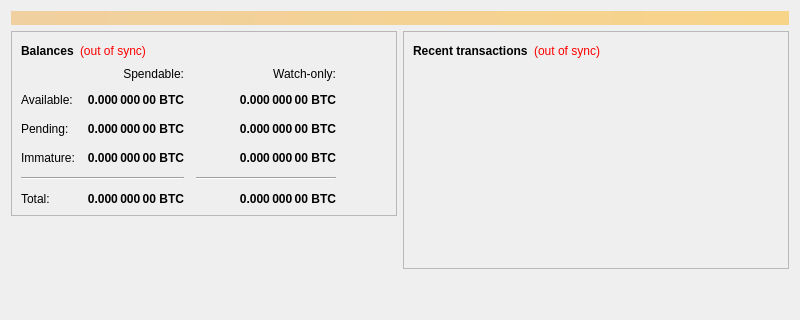
<?xml version="1.0" encoding="UTF-8"?>
<ui version="4.0">
 <class>OverviewPage</class>
 <widget class="QWidget" name="OverviewPage">
  <property name="geometry">
   <rect>
    <x>0</x>
    <y>0</y>
    <width>800</width>
    <height>0</height>
   </rect>
  </property>
  <property name="minimumSize">
   <size>
    <width>800</width>
    <height>0</height>
   </size>
  </property>
  <property name="windowTitle">
   <string>Form</string>
  </property>
  <layout class="QVBoxLayout" name="topLayout">
   <item>
    <widget class="QLabel" name="labelAlerts">
     <property name="visible">
      <bool>false</bool>
     </property>
     <property name="styleSheet">
      <string notr="true">background-color: qlineargradient(x1: 0, y1: 0, x2: 1, y2: 0, stop:0 #F0D0A0, stop:1 #F8D488); color:#000000;</string>
     </property>
     <property name="wordWrap">
      <bool>true</bool>
     </property>
     <property name="margin">
      <number>3</number>
     </property>
    </widget>
   </item>
   <item>
    <layout class="QHBoxLayout" name="horizontalLayout" stretch="1,1">
     <item>
      <layout class="QVBoxLayout" name="verticalLayout_2">
       <item>
        <widget class="QFrame" name="frame">
         <property name="frameShape">
          <enum>QFrame::StyledPanel</enum>
         </property>
         <property name="frameShadow">
          <enum>QFrame::Raised</enum>
         </property>
         <layout class="QVBoxLayout" name="verticalLayout_4">
          <item>
           <layout class="QHBoxLayout" name="horizontalLayout_4">
            <item>
             <widget class="QLabel" name="label_5">
              <property name="font">
               <font>
                <weight>75</weight>
                <bold>true</bold>
               </font>
              </property>
              <property name="text">
               <string>Balances</string>
              </property>
             </widget>
            </item>
            <item>
             <widget class="QLabel" name="labelWalletStatus">
              <property name="cursor">
               <cursorShape>WhatsThisCursor</cursorShape>
              </property>
              <property name="toolTip">
               <string>The displayed information may be out of date. Your wallet automatically synchronizes with the HTK network after a connection is established, but this process has not completed yet.</string>
              </property>
              <property name="styleSheet">
               <string notr="true">QLabel { color: red; }</string>
              </property>
              <property name="text">
               <string notr="true">(out of sync)</string>
              </property>
              <property name="alignment">
               <set>Qt::AlignLeading|Qt::AlignLeft|Qt::AlignVCenter</set>
              </property>
             </widget>
            </item>
            <item>
             <spacer name="horizontalSpacer_3">
              <property name="orientation">
               <enum>Qt::Horizontal</enum>
              </property>
              <property name="sizeHint" stdset="0">
               <size>
                <width>40</width>
                <height>20</height>
               </size>
              </property>
             </spacer>
            </item>
           </layout>
          </item>
          <item>
           <layout class="QGridLayout" name="gridLayout">
            <property name="spacing">
             <number>12</number>
            </property>
            <item row="2" column="2">
             <widget class="QLabel" name="labelWatchPending">
              <property name="font">
               <font>
                <weight>75</weight>
                <bold>true</bold>
               </font>
              </property>
              <property name="cursor">
               <cursorShape>IBeamCursor</cursorShape>
              </property>
              <property name="toolTip">
               <string>Unconfirmed transactions to watch-only addresses</string>
              </property>
              <property name="text">
               <string notr="true">0.000 000 00 BTC</string>
              </property>
              <property name="alignment">
               <set>Qt::AlignRight|Qt::AlignTrailing|Qt::AlignVCenter</set>
              </property>
              <property name="textInteractionFlags">
               <set>Qt::LinksAccessibleByMouse|Qt::TextSelectableByKeyboard|Qt::TextSelectableByMouse</set>
              </property>
             </widget>
            </item>
            <item row="2" column="1">
             <widget class="QLabel" name="labelUnconfirmed">
              <property name="font">
               <font>
                <weight>75</weight>
                <bold>true</bold>
               </font>
              </property>
              <property name="cursor">
               <cursorShape>IBeamCursor</cursorShape>
              </property>
              <property name="toolTip">
               <string>Total of transactions that have yet to be confirmed, and do not yet count toward the spendable balance</string>
              </property>
              <property name="text">
               <string notr="true">0.000 000 00 BTC</string>
              </property>
              <property name="alignment">
               <set>Qt::AlignRight|Qt::AlignTrailing|Qt::AlignVCenter</set>
              </property>
              <property name="textInteractionFlags">
               <set>Qt::LinksAccessibleByMouse|Qt::TextSelectableByKeyboard|Qt::TextSelectableByMouse</set>
              </property>
             </widget>
            </item>
            <item row="3" column="2">
             <widget class="QLabel" name="labelWatchImmature">
              <property name="font">
               <font>
                <weight>75</weight>
                <bold>true</bold>
               </font>
              </property>
              <property name="cursor">
               <cursorShape>IBeamCursor</cursorShape>
              </property>
              <property name="toolTip">
               <string>Staked or masternode rewards in watch-only addresses that has not yet matured</string>
              </property>
              <property name="text">
               <string notr="true">0.000 000 00 BTC</string>
              </property>
              <property name="alignment">
               <set>Qt::AlignRight|Qt::AlignTrailing|Qt::AlignVCenter</set>
              </property>
              <property name="textInteractionFlags">
               <set>Qt::LinksAccessibleByMouse|Qt::TextSelectableByKeyboard|Qt::TextSelectableByMouse</set>
              </property>
             </widget>
            </item>
            <item row="4" column="0" colspan="2">
             <widget class="Line" name="lineSpendableBalance">
              <property name="orientation">
               <enum>Qt::Horizontal</enum>
              </property>
             </widget>
            </item>
            <item row="4" column="2">
             <widget class="Line" name="lineWatchBalance">
              <property name="sizePolicy">
               <sizepolicy hsizetype="Preferred" vsizetype="Fixed">
                <horstretch>0</horstretch>
                <verstretch>0</verstretch>
               </sizepolicy>
              </property>
              <property name="minimumSize">
               <size>
                <width>140</width>
                <height>0</height>
               </size>
              </property>
              <property name="orientation">
               <enum>Qt::Horizontal</enum>
              </property>
             </widget>
            </item>
            <item row="5" column="0">
             <widget class="QLabel" name="labelTotalText">
              <property name="text">
               <string>Total:</string>
              </property>
             </widget>
            </item>
            <item row="3" column="1">
             <widget class="QLabel" name="labelImmature">
              <property name="font">
               <font>
                <weight>75</weight>
                <bold>true</bold>
               </font>
              </property>
              <property name="cursor">
               <cursorShape>IBeamCursor</cursorShape>
              </property>
              <property name="toolTip">
               <string>Staked or masternode rewards that has not yet matured</string>
              </property>
              <property name="text">
               <string notr="true">0.000 000 00 BTC</string>
              </property>
              <property name="alignment">
               <set>Qt::AlignRight|Qt::AlignTrailing|Qt::AlignVCenter</set>
              </property>
              <property name="textInteractionFlags">
               <set>Qt::LinksAccessibleByMouse|Qt::TextSelectableByKeyboard|Qt::TextSelectableByMouse</set>
              </property>
             </widget>
            </item>
            <item row="2" column="3">
             <spacer name="horizontalSpacer_2">
              <property name="orientation">
               <enum>Qt::Horizontal</enum>
              </property>
              <property name="sizeHint" stdset="0">
               <size>
                <width>40</width>
                <height>20</height>
               </size>
              </property>
             </spacer>
            </item>
            <item row="3" column="0">
             <widget class="QLabel" name="labelImmatureText">
              <property name="text">
               <string>Immature:</string>
              </property>
             </widget>
            </item>
            <item row="5" column="1">
             <widget class="QLabel" name="labelTotal">
              <property name="font">
               <font>
                <weight>75</weight>
                <bold>true</bold>
               </font>
              </property>
              <property name="cursor">
               <cursorShape>IBeamCursor</cursorShape>
              </property>
              <property name="toolTip">
               <string>Your current total balance</string>
              </property>
              <property name="text">
               <string notr="true">0.000 000 00 BTC</string>
              </property>
              <property name="alignment">
               <set>Qt::AlignRight|Qt::AlignTrailing|Qt::AlignVCenter</set>
              </property>
              <property name="textInteractionFlags">
               <set>Qt::LinksAccessibleByMouse|Qt::TextSelectableByKeyboard|Qt::TextSelectableByMouse</set>
              </property>
             </widget>
            </item>
            <item row="5" column="2">
             <widget class="QLabel" name="labelWatchTotal">
              <property name="font">
               <font>
                <weight>75</weight>
                <bold>true</bold>
               </font>
              </property>
              <property name="cursor">
               <cursorShape>IBeamCursor</cursorShape>
              </property>
              <property name="toolTip">
               <string>Current total balance in watch-only addresses</string>
              </property>
              <property name="text">
               <string notr="true">0.000 000 00 BTC</string>
              </property>
              <property name="alignment">
               <set>Qt::AlignRight|Qt::AlignTrailing|Qt::AlignVCenter</set>
              </property>
              <property name="textInteractionFlags">
               <set>Qt::LinksAccessibleByMouse|Qt::TextSelectableByKeyboard|Qt::TextSelectableByMouse</set>
              </property>
             </widget>
            </item>
            <item row="0" column="2">
             <widget class="QLabel" name="labelWatchonly">
              <property name="text">
               <string>Watch-only:</string>
              </property>
              <property name="alignment">
               <set>Qt::AlignRight|Qt::AlignTrailing|Qt::AlignVCenter</set>
              </property>
             </widget>
            </item>
            <item row="1" column="0">
             <widget class="QLabel" name="labelBalanceText">
              <property name="text">
               <string>Available:</string>
              </property>
             </widget>
            </item>
            <item row="1" column="1">
             <widget class="QLabel" name="labelBalance">
              <property name="font">
               <font>
                <weight>75</weight>
                <bold>true</bold>
               </font>
              </property>
              <property name="cursor">
               <cursorShape>IBeamCursor</cursorShape>
              </property>
              <property name="toolTip">
               <string>Your current spendable balance</string>
              </property>
              <property name="text">
               <string notr="true">0.000 000 00 BTC</string>
              </property>
              <property name="alignment">
               <set>Qt::AlignRight|Qt::AlignTrailing|Qt::AlignVCenter</set>
              </property>
              <property name="textInteractionFlags">
               <set>Qt::LinksAccessibleByMouse|Qt::TextSelectableByKeyboard|Qt::TextSelectableByMouse</set>
              </property>
             </widget>
            </item>
            <item row="1" column="2">
             <widget class="QLabel" name="labelWatchAvailable">
              <property name="font">
               <font>
                <weight>75</weight>
                <bold>true</bold>
               </font>
              </property>
              <property name="cursor">
               <cursorShape>IBeamCursor</cursorShape>
              </property>
              <property name="toolTip">
               <string>Your current balance in watch-only addresses</string>
              </property>
              <property name="text">
               <string notr="true">0.000 000 00 BTC</string>
              </property>
              <property name="alignment">
               <set>Qt::AlignRight|Qt::AlignTrailing|Qt::AlignVCenter</set>
              </property>
              <property name="textInteractionFlags">
               <set>Qt::LinksAccessibleByMouse|Qt::TextSelectableByKeyboard|Qt::TextSelectableByMouse</set>
              </property>
             </widget>
            </item>
            <item row="2" column="0">
             <widget class="QLabel" name="labelPendingText">
              <property name="text">
               <string>Pending:</string>
              </property>
             </widget>
            </item>
            <item row="0" column="1">
             <widget class="QLabel" name="labelSpendable">
              <property name="text">
               <string>Spendable:</string>
              </property>
              <property name="alignment">
               <set>Qt::AlignRight|Qt::AlignTrailing|Qt::AlignVCenter</set>
              </property>
             </widget>
            </item>
           </layout>
          </item>
         </layout>
        </widget>
       </item>
       <item>
        <spacer name="verticalSpacer">
         <property name="orientation">
          <enum>Qt::Vertical</enum>
         </property>
         <property name="sizeHint" stdset="0">
          <size>
           <width>20</width>
           <height>40</height>
          </size>
         </property>
        </spacer>
       </item>
      </layout>
     </item>
     <item>
      <layout class="QVBoxLayout" name="verticalLayout_3">
       <item>
        <widget class="QFrame" name="frame_2">
         <property name="frameShape">
          <enum>QFrame::StyledPanel</enum>
         </property>
         <property name="frameShadow">
          <enum>QFrame::Raised</enum>
         </property>
         <layout class="QVBoxLayout" name="verticalLayout">
          <item>
           <layout class="QHBoxLayout" name="horizontalLayout_2">
            <item>
             <widget class="QLabel" name="label_4">
              <property name="font">
               <font>
                <weight>75</weight>
                <bold>true</bold>
               </font>
              </property>
              <property name="text">
               <string>Recent transactions</string>
              </property>
             </widget>
            </item>
            <item>
             <widget class="QLabel" name="labelTransactionsStatus">
              <property name="cursor">
               <cursorShape>WhatsThisCursor</cursorShape>
              </property>
              <property name="toolTip">
               <string>The displayed information may be out of date. Your wallet automatically synchronizes with the HTK network after a connection is established, but this process has not completed yet.</string>
              </property>
              <property name="styleSheet">
               <string notr="true">QLabel { color: red; }</string>
              </property>
              <property name="text">
               <string notr="true">(out of sync)</string>
              </property>
              <property name="alignment">
               <set>Qt::AlignRight|Qt::AlignTrailing|Qt::AlignVCenter</set>
              </property>
             </widget>
            </item>
            <item>
             <spacer name="horizontalSpacer">
              <property name="orientation">
               <enum>Qt::Horizontal</enum>
              </property>
              <property name="sizeHint" stdset="0">
               <size>
                <width>40</width>
                <height>20</height>
               </size>
              </property>
             </spacer>
            </item>
           </layout>
          </item>
          <item>
           <widget class="QListView" name="listTransactions">
            <property name="styleSheet">
             <string notr="true">QListView { background: transparent; }</string>
            </property>
            <property name="frameShape">
             <enum>QFrame::NoFrame</enum>
            </property>
            <property name="verticalScrollBarPolicy">
             <enum>Qt::ScrollBarAlwaysOff</enum>
            </property>
            <property name="horizontalScrollBarPolicy">
             <enum>Qt::ScrollBarAlwaysOff</enum>
            </property>
            <property name="selectionMode">
             <enum>QAbstractItemView::NoSelection</enum>
            </property>
           </widget>
          </item>
         </layout>
        </widget>
       </item>
       <item>
        <spacer name="verticalSpacer_2">
         <property name="orientation">
          <enum>Qt::Vertical</enum>
         </property>
         <property name="sizeType">
          <enum>QSizePolicy::Expanding</enum>
         </property>
         <property name="sizeHint" stdset="0">
          <size>
           <width>20</width>
           <height>40</height>
          </size>
         </property>
        </spacer>
       </item>
      </layout>
     </item>
    </layout>
   </item>
  </layout>
 </widget>
 <resources/>
 <connections/>
</ui>
